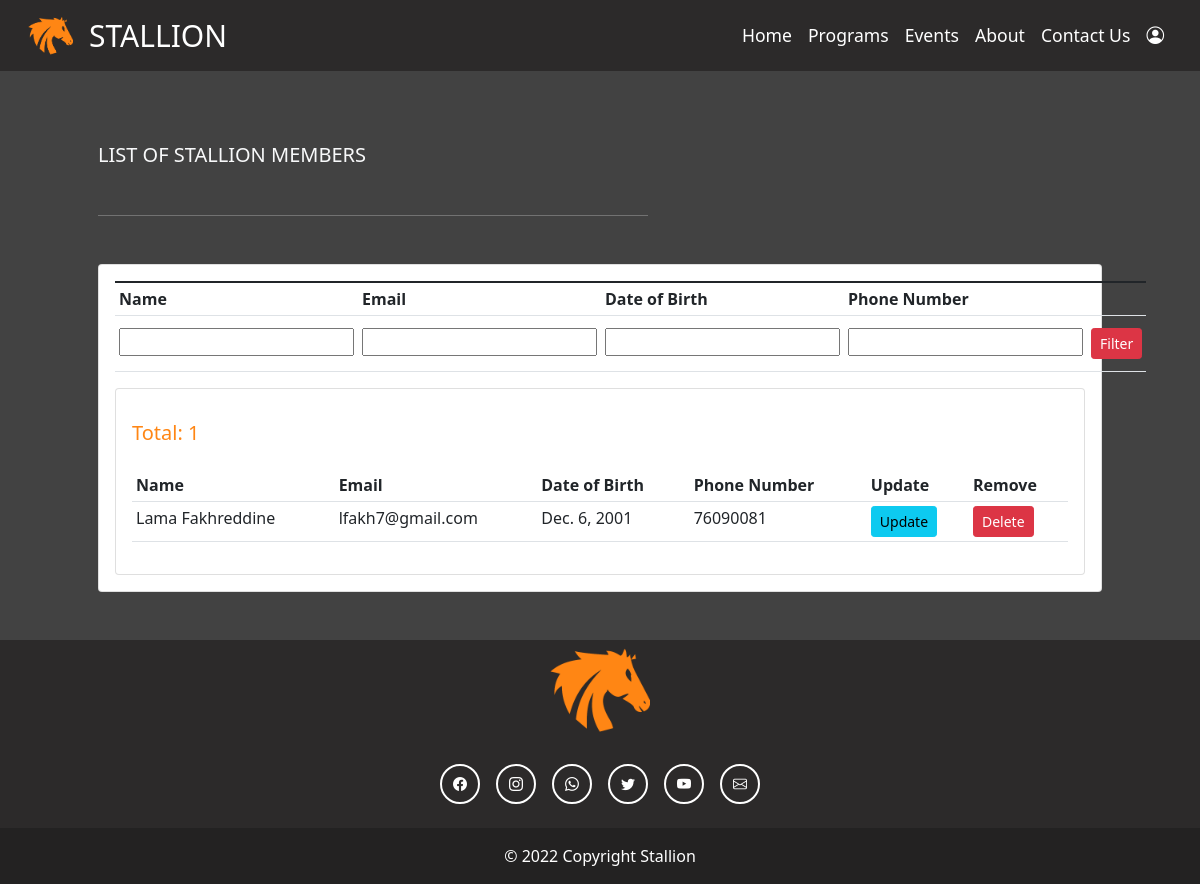
The page /members/ on the database as committed earlier.
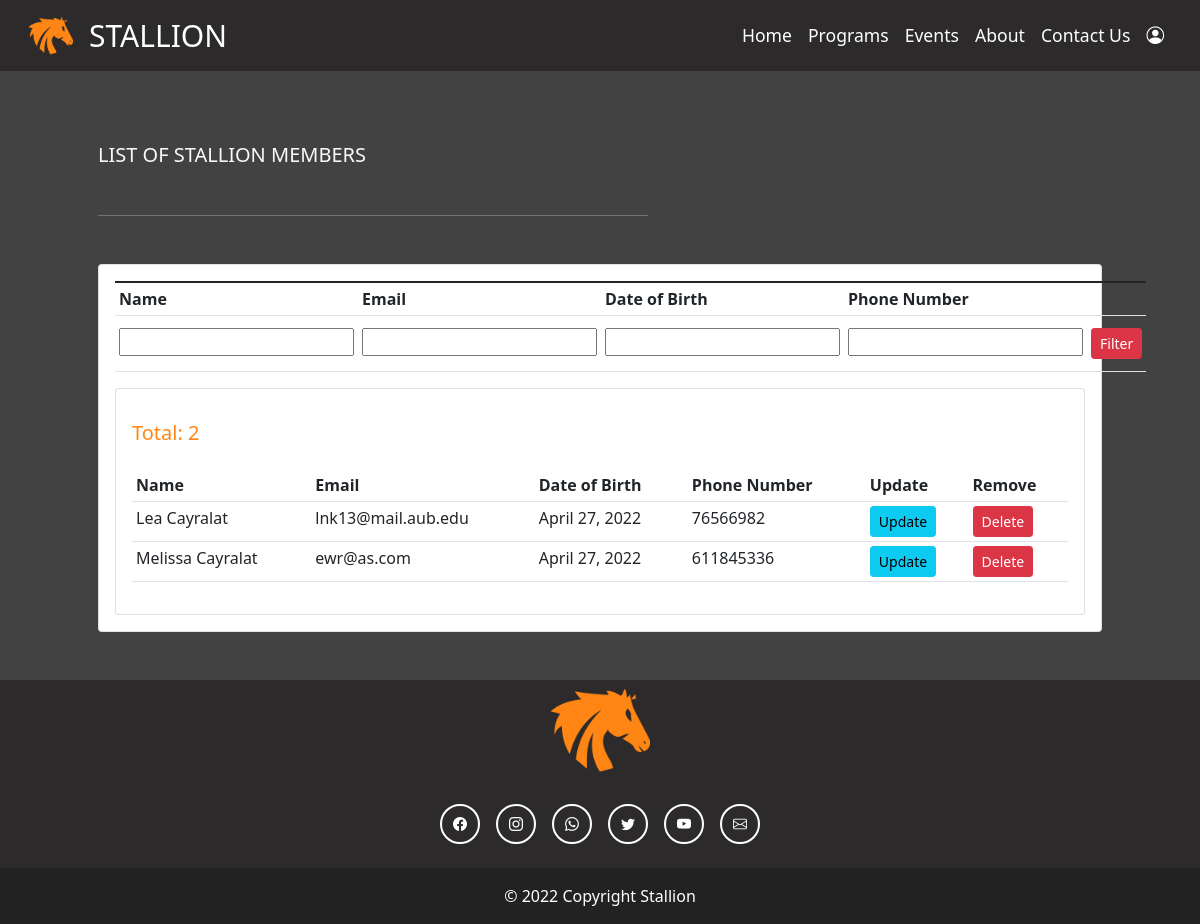
The same page on the database as committed later.
### stallion_website/models.py (models this page shows, shortened)
class Member(models.Model):
    user = models.OneToOneField(User, null=True, on_delete=models.CASCADE )
    name = models.CharField(max_length=30)
    email = models.EmailField(max_length=100, unique=True)
    dob = models.DateField(null=True)
    phone_number = models.IntegerField(null=True)

### stallion_website/views.py (the view)
# urls.py: path('members/', views.members, name="members"),
def members(request):
    members = Member.objects.all()
    form = FilterMembersForm(request.POST)
    return render(request, 'stallion_website/members.html', {'members': members, 'form': form})

### stallion_website/forms.py
class FilterMembersForm(forms.Form):
    name = forms.CharField(required=False)
    email = forms.CharField(required=False)
    dob = forms.CharField(required=False)
    phone_number = forms.CharField(required=False)

### stallion_website/templates/stallion_website/members.html (shortened to what this page needs)
{% load static %}
<!doctype html>
<html lang="en">
  <head>
    <link
    href="https://cdn.jsdelivr.net/npm/bootstrap@5.1.3/dist/css/bootstrap.min.css"
    rel="stylesheet"
    />
    <link
      rel="stylesheet"
      href="https://cdn.jsdelivr.net/npm/bootstrap-icons@1.5.0/font/bootstrap-icons.css"
    />
    <link
      rel="stylesheet"
      type="text/css"
      href="{% static '/css/adminAccount.css' %}"
    />
  </head>
    {% include 'stallion_website/navbar.html' %}
    <br>
    <div class="col-md-11 mx-auto">
        <h5 class="text-light m-5">LIST OF STALLION MEMBERS</h5>
        <hr width="50%" class="me-auto m-5" style="color: white;">
        <div class="card card-body m-5">
            <table class="table table-sm">
                <form method="POST" action="{% url 'filter_member' %}">
                <tr>
                    <th>Name</th>
                    <th>Email</th>
                    <th>Date of Birth</th>
                    <th>Phone Number</th>
                    <th></th>
                </tr>
                <td>
                    <div class="form-floating mt-2 mb-2">
                        {{form.name}}
                      </div>
                </td>
                <td>
                    <div class="form-floating mt-2 mb-2">
                        {{form.email}}
                    </div>
                </td>
                <td>
                    <div class="form-floating mt-2 mb-2">
                        {{form.dob}}
                    </div>
                </td>
                <td>
                    <div class="form-floating mt-2 mb-2">
                        {{form.phone_number}}
                    </div>
                </td>
                <td>
                    <input class="btn btn-sm btn-danger mt-2 mb-2" type="submit" value="Filter"></input>
                </td>
            </form>
            </table>
        <div class="card card-body">
            <div>
                <h5 class="pt-3 pb-3" style="color: var(--darkorange);">Total: {{members.count}}</h5>
            </div>
            <table class="table table-sm">
                <tr>
                    <th>Name</th>
                    <th>Email</th>
                    <th>Date of Birth</th>
                    <th>Phone Number</th>
                    <th>Update</th>
                    <th>Remove</th>
                </tr>
                {% for m in members %}
                <tr>
                    <td>{{m.name}}</td>
                    <td>{{m.email}}</td>
                    <td>{{m.dob}}</td>
                    <td>{{m.phone_number}}</td>
                    <td><a class="btn btn-sm btn-info" href="{% url 'update_member' m.name %}">Update</a></td>
                    <td><a class="btn btn-sm btn-danger" href="{% url 'delete_member' m.name %}">Delete</a></td>
                </tr>
                {% endfor %}
            </table>
        </div>
    </div>
    </div>
    {% include 'stallion_website/footer.html' %}
</html>

### stallion_website/templates/stallion_website/navbar.html (shortened to what this page needs)
{% load static %}
<head>
    <link rel="stylesheet" type="text/css" href="{% static '/css/navbar.css' %}">
</head>
<nav class="navbar navbar-expand-lg">
    <div class="container-fluid">
        <a class="navbar-brand" href="{% url 'home' %}">
          <img src="{% static '/images/logo.png' %}" alt="" width="45" height="45" class="d-inline-block align-text-top">
          STALLION
        </a>
      <div class="collapse navbar-collapse" id="navbarNav">
        <ul class="navbar-nav ms-auto">
          <li class="nav-item">
            <a class="nav-link active" aria-current="page" href="{% url 'home' %}">Home</a>
          </li>
          <li class="nav-item">
            <a class="nav-link" href="{% url 'programs' %}">Programs</a>
          </li>
          <li class="nav-item">
            <a class="nav-link" href="{% url 'events' %}">Events</a>
          </li>
          <li class="nav-item">
            <a class="nav-link" href="{% url 'about' %}">About</a>
          </li>
          <li class="nav-item">
            <a class="nav-link" href="{% url 'contactUs' %}">Contact Us</a>
          </li>
          <li class="nav-item dropdown">
            <a class="nav-link" href="#" id="navbarScrollingDropdown" role="button" data-bs-toggle="dropdown" aria-expanded="false">
              <i class="bi bi-person-circle bi" width="22px" height="22px"></i>
            </a>
          </li>
        </ul>
      </div>
    </div>
</nav>

### stallion_website/templates/stallion_website/footer.html
{% load static %}
<head>
    <link rel="stylesheet" type="text/css" href="{% static '/css/footer.css' %}">
</head>
<footer class="text-center text-lg-start mt-auto">
    <a href="{% url 'home' %}">
        <img src="{% static '/images/logo.png' %}" alt="Stallion logo" width="100" height="100" class="d-flex mt-3 mx-auto">
    </a>
    <div class="container d-flex justify-content-center py-4">
        <button type="button" class="btn btn-primary btn-sm btn-floating mx-2">
            <i class="bi bi-facebook"></i>
        </button>
        <button type="button" class="btn btn-primary btn-sm btn-floating mx-2" >
            <i class="bi bi-instagram"></i>
        </button>
        <button type="button" class="btn btn-primary btn-sm btn-floating mx-2">
            <i class="bi bi-whatsapp"></i>
        </button>
        <button type="button" class="btn btn-primary btn-sm btn-floating mx-2">
            <i class="bi bi-twitter"></i>
        </button>
        <button type="button" class="btn btn-primary btn-sm btn-floating mx-2">
            <i class="bi bi-youtube"></i>
        </button>
        <button type="button" class="btn btn-primary btn-sm btn-floating mx-2">
            <i class="bi bi-envelope"></i>
        </button>
    </div>
    <div class="text-center text-white p-3" style="background-color: rgba(0, 0, 0, 0.2);">
    © 2022 Copyright Stallion </div>
</footer>

### static/css/adminAccount.css (style rules this page uses)
* { margin: 0; padding: 0; }
html, body { background: var(--darkgrey); }
.dropdown { position: relative; display: inline-block; }

### static/css/navbar.css (style rules this page uses)
.navbar { padding-left: 1rem; padding-right: 1rem; background-color: var(--darkslategray); }
.navbar .navbar-brand { font-size: 30px; font-weight: 400; display: flex; align-items: center; height: 100%; color: white; }
.navbar-brand img { margin-right: 1rem; }
.navbar .navbar-nav .nav-link { font-size: 1.1rem; display: flex; align-items: center; height: 100%; color: white; }

### static/css/footer.css (style rules this page uses)
footer { background-color: var(--darkslategray) ; }
footer .btn { background-color: transparent; border: 2px solid white; border-radius: 60%; width: 40px; height: 40px; }

### static/css/variables.css (style rules this page uses)
:root { --darkorange: #ff8614; --orange: #fda14b; --darkslategray: #2c2a2a; --darkgrey: #424242; --white: #e7e7e7; }

Rows that differ between the two databases and show on the page:
removed Member: name "Lama Fakhreddine", email "lfakh7@gmail.com", dob "Dec. 6, 2001", phone_number "76090081"
added Member: name "Lea Cayralat", email "lnk13@mail.aub.edu", dob "April 27, 2022", phone_number "76566982"
added Member: name "Melissa Cayralat", email "ewr@as.com", dob "April 27, 2022", phone_number "611845336"
Other text that changed with them:
{{ members.count }}: "1" → "2"
